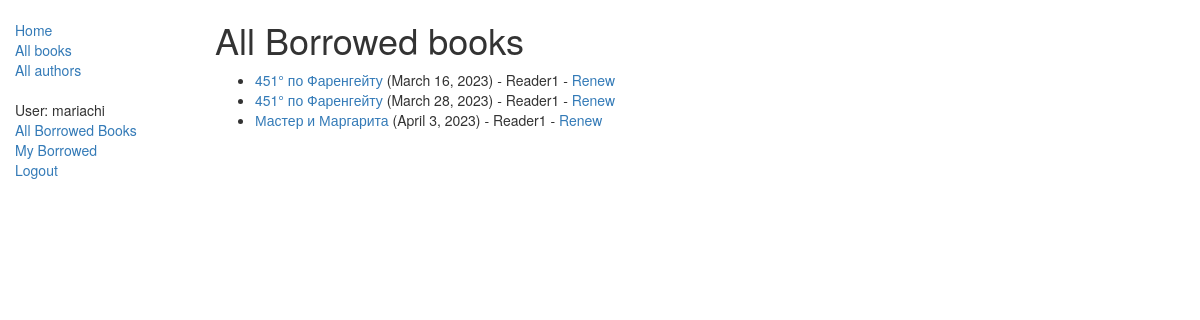
Page /catalog/borrowed/ (signed in) on the committed database.
### catalog/models.py (models this page shows, shortened)
class BookInstance(models.Model):
    id = models.UUIDField(primary_key=True, default=uuid.uuid4, help_text="Unique ID for this particular book across whole library")
    book = models.ForeignKey('Book', on_delete=models.SET_NULL, null=True)
    imprint = models.CharField(max_length=200)
    due_back = models.DateField(null=True, blank=True)
    borrower = models.ForeignKey(User, on_delete=models.SET_NULL, null=True, blank=True)
    LOAN_STATUS = (
        ('m', 'Maintenance'),
        ('o', 'On loan'),
        ('a', 'Available'),
        ('r', 'Reserved'),
    )
    status = models.CharField(max_length=1, choices=LOAN_STATUS, blank=True, default='m', help_text='Book availability')
    class Meta:
        ordering = ["due_back"]
        permissions = (("can_mark_returned", "Set book as returned"),)
    @property
    def is_overdue(self):
        if self.due_back and date.today() > self.due_back:
            return True
        return False

class Book(models.Model):
    title = models.CharField(max_length=200)
    author = models.ForeignKey('Author', on_delete=models.SET_NULL, null=True)
    summary = models.TextField(max_length=1000, help_text="Enter a brief description of the book")
    isbn = models.CharField('ISBN',max_length=13, help_text='13 Character <a href="https://www.isbn-international.org/content/what-isbn">ISBN number</a>')
    genre = models.ManyToManyField(Genre, help_text="Select a genre for this book")
    language = models.ForeignKey(Language, on_delete=models.SET_NULL, null=True)
    def display_genre(self):
        """
        Creates a string for the Genre. This is required to display genre in Admin.
        """
        return ', '.join([ genre.name for genre in self.genre.all()[:5] ])
    display_genre.short_description = 'Genre'

### catalog/views.py (the view)
# urls.py: path('borrowed/', views.AllLoanedBooksListView.as_view(), name='borrowed-all'),
class AllLoanedBooksListView(PermissionRequiredMixin, generic.ListView):
    model = BookInstance
    template_name = 'catalog/bookinstance_list_borrowed_all.html'
    permission_required = 'catalog.can_mark_returned'
    paginate_by = 10
    def get_queryset(self):
        return (
            BookInstance.objects.filter(status__exact='o')
            .order_by('due_back')
        )

### catalog/templates/catalog/bookinstance_list_borrowed_all.html
{% extends "base_generic.html" %}
{% block content %}
  {% if perms.catalog.can_mark_returned %}
    <h1>All Borrowed books</h1>
    {% if bookinstance_list %}
    <ul>
      {% for bookinst in bookinstance_list %}
      <li class="{% if bookinst.is_overdue %}text-danger{% endif %}">
        <a href="{% url 'book-detail' bookinst.book.pk %}">{{ bookinst.book.title }}</a> ({{ bookinst.due_back }}) - {{ bookinst.borrower.get_username }}
        {% if perms.catalog.can_mark_returned %}- <a href="{% url 'renew-book-librarian' bookinst.id %}">Renew</a>  {% endif %}
      </li>
      {% endfor %}
    </ul>
    {% else %}
      <p>There are no books borrowed.</p>
    {% endif %}
  {% else %}
    <p>You have no access to this page</p>
  {% endif %}
{% endblock %}

### catalog/templates/base_generic.html (shortened to what this page needs)
<!DOCTYPE html>
<html lang="en">
<head>
  <link rel="stylesheet" href="https://maxcdn.bootstrapcdn.com/bootstrap/3.3.7/css/bootstrap.min.css">
  {% load static %}
  <link rel="stylesheet" href="{% static 'css/styles.css' %}">
</head>
<body>
  <div class="container-fluid">
    <div class="row">
      <div class="col-sm-2">
      {% block sidebar %}
      <ul class="sidebar-nav">
          <li><a href="{% url 'index' %}">Home</a></li>
          <li><a href="{% url 'books' %}">All books</a></li>
          <li><a href="{% url 'authors' %}">All authors</a></li>
      </ul>
      <ul class="sidebar-nav">
      {% if user.is_authenticated %}
          <li>User: {{ user.get_username }}</li>
          {% if perms.catalog.can_mark_returned %}
              <li><a href="{% url 'borrowed-all' %}">All Borrowed Books</a></li>
          {% endif %}
          <li><a href="{% url 'my-borrowed' %}">My Borrowed</a></li>
          <li><a href="{% url 'logout'%}?next={{request.path}}">Logout</a></li>
      {% else %}
          <li><a href="{% url 'login'%}?next={{request.path}}">Login</a></li>
      {% endif %}
      </ul>
     {% endblock %}
      </div>
      <div class="col-sm-10 ">
      {% block content %}{% endblock %}
      </div>
    </div>
  </div>
</body>
</html>

### catalog/static/css/styles.css (style rules this page uses)
.sidebar-nav { margin-top: 20px; padding: 0; list-style: none; }

### rows in the picture
BookInstance: book "451° по Фаренгейту", due_back "March 16, 2023", borrower.get_username "Reader1"
BookInstance: book "451° по Фаренгейту", due_back "March 28, 2023", borrower.get_username "Reader1"
BookInstance: book "Мастер и Маргарита", due_back "April 3, 2023", borrower.get_username "Reader1"

### other values in the picture
{{ user.get_username }} "mariachi"
